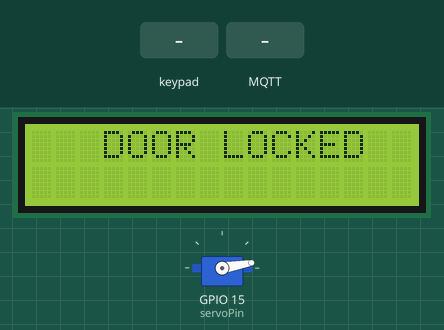
Bench run of a sketch on a simulated ESP32. Parts: servo, 16×2 character LCD. Inputs (shaded band) come from the test bench. WiFi joins after 1.5 s; servers stay silent unless stated; no MQTT or app messages arrive unless stated; what the sketch prints to the serial monitor is not drawn.

Above: at 4.8 s.
4.9 s: keypad keys 1 2 3 4 * pressed 0.4 s apart
At 7.3 s:
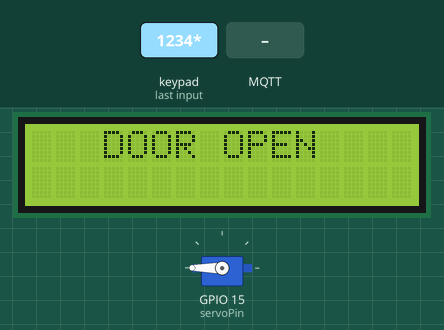
8.4 s: MQTT message "LOCK" arrives on the first subscribed topic
At 9.8 s:
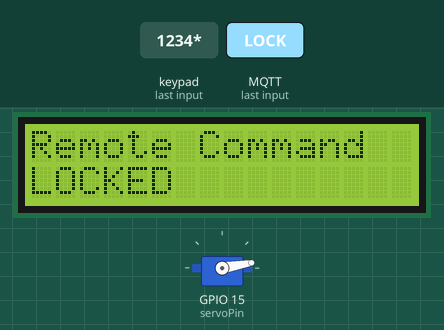
11.4 s: MQTT message "UNLOCK" arrives on the first subscribed topic
At 12.6 s:
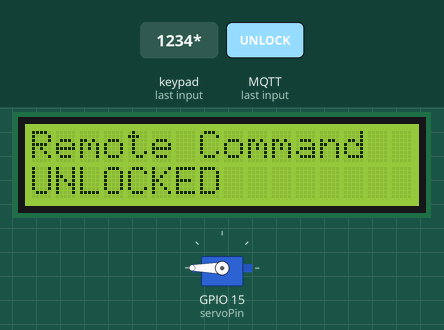
14.4 s: key '1' pressed
At 14.8 s:
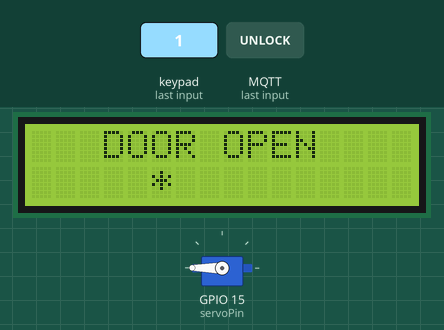
15.9 s: keypad keys 1 2 3 4 A pressed 0.4 s apart
At 18.6 s:
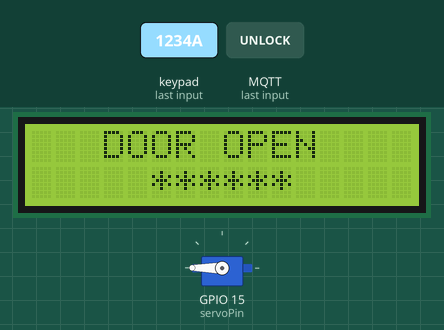
19.4 s: MQTT message "LOCK" arrives on the first subscribed topic
At 22.4 s:
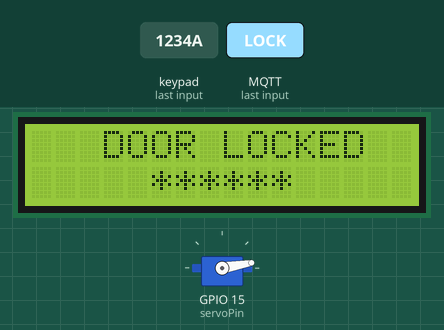
Timing chart, 0 to 23.4 s (numbered marks = the images above; inputs shaded):
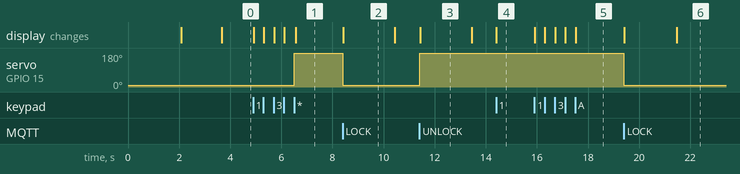

Measured:
- after the input at 4.9 s, servo on GPIO 15 (servoPin): 10° → 180° after 1.6 s; the display: first changes at once (image 1 shows a later state)
- after the input at 8.4 s, servo on GPIO 15 (servoPin): 180° → 10° at once; the display: changes at once (image 2)
- after the input at 11.4 s, servo on GPIO 15 (servoPin): 10° → 180° at once; the display: changes at once (image 3)
- after the input at 14.4 s, the display: changes at once (image 4)
- after the input at 15.9 s, the display: first changes at once (image 5 shows a later state)
- after the input at 19.4 s, servo on GPIO 15 (servoPin): 180° → 10° at once; the display: first changes at once (image 6 shows a later state)
- what the display in image 2 shows lasts 2.0 s, from 8.4 s to 10.4 s

The sketch:

sketch.ino
```cpp
#include <ESP32Servo.h>
#include <LiquidCrystal_I2C.h>
#include <Keypad.h>
#include <Password.h>
#include <WiFi.h>
#include <WiFiClientSecure.h>
#include <PubSubClient.h>

#define servoPin 15


const char* WIFI_SSID     = "Wokwi-GUEST";
const char* WIFI_PASSWORD = "";
// ── EMQX Cloud (MQTT over TLS) Configuration ────────────────────────
const char* MQTT_BROKER   = "url";
const int   MQTT_PORT     = 8883;
const char* TOPIC_STATUS  = "door/status";
const char* TOPIC_COMMAND = "door/command";


const char* MQTT_USER = "username";
const char* MQTT_PASS = "password";

WiFiClientSecure wifiClient;
PubSubClient     mqttClient(wifiClient);

Servo servo;
LiquidCrystal_I2C lcd(0x27, 16, 2);

const byte ROWS = 4, COLS = 4;
char keys[ROWS][COLS] = {
  {'1','2','3','A'},
  {'4','5','6','B'},
  {'7','8','9','C'},
  {'*','0','#','D'}
};
byte rowPins[ROWS] = {23,19,18,5};
byte colPins[COLS]  = {17,16,4,2};
Keypad keypad = Keypad(makeKeymap(keys), rowPins, colPins, ROWS, COLS);

bool     isDoorLocked          = true;
// ATTENTION: Le mot de passe "1234" est codé en dur. Implémentez un mécanisme pour le changer
// et le stocker de manière sécurisée (NVS) pour la production.
Password password              = Password("1234");
byte     maxPasswordLength     = 6;
byte     currentPasswordLength = 0;

// ── Variables pour la gestion non bloquante ────────────────────────
unsigned long lastReconnectAttempt = 0;
const unsigned long RECONNECT_INTERVAL = 5000; // 5 secondes entre chaque tentative de reconnexion MQTT

unsigned long lastKeypadReadTime = 0;
const unsigned long KEYPAD_DEBOUNCE_DELAY = 150; // Délai anti-rebond pour le clavier

unsigned long messageDisplayStartTime = 0;
bool isDisplayingMessage = false;
const unsigned long MESSAGE_DISPLAY_DURATION = 2000; // Durée d'affichage des messages LCD

// ── Prototypes ────────────────────────────────────────
void connectWiFi();
bool reconnectMQTT();
void publishStatus();
void mqttCallback(char*, byte*, unsigned int);
void processNumberKey(char);
void handleDoorToggle();
void resetPassword();
void displayMessage(const char*, const char*);
void updateLCDStatus(); // Nouvelle fonction pour mettre à jour l'état de la porte sur l'LCD

// ─────────────────────────────────────────────────────
void setup() {
  Serial.begin(115200);
  servo.attach(servoPin);
  servo.write(10); // Assure que la porte est verrouillée au démarrage
  lcd.init();
  lcd.backlight();
  lcd.setCursor(0,0); lcd.print("Door LOCK System");
  delay(MESSAGE_DISPLAY_DURATION); // Délai initial bloquant acceptable au démarrage
  lcd.clear();

  connectWiFi();

  wifiClient.setInsecure();

  mqttClient.setServer(MQTT_BROKER, MQTT_PORT);
  mqttClient.setCallback(mqttCallback);
  mqttClient.setBufferSize(512);
  mqttClient.setKeepAlive(60); // Augmente le Keep-Alive à 60 secondes pour plus de tolérance

  // Première tentative de connexion MQTT (non bloquante)
  reconnectMQTT();
}

// ─────────────────────────────────────────────────────
void loop() {
  // ── Gestion connexion MQTT non bloquante ──
  if (!mqttClient.connected()) {
    unsigned long now = millis();
    if (now - lastReconnectAttempt >= RECONNECT_INTERVAL) {
      lastReconnectAttempt = now;
      // Tente de se reconnecter, si réussi, met à jour le timer
      if (reconnectMQTT()) {
        lastReconnectAttempt = millis(); // Met à jour pour respecter l'intervalle
      }
    }
  } else {
    mqttClient.loop(); // Maintien de la connexion MQTT et traitement des messages
  }

  // ── Gestion de l'affichage des messages LCD non bloquant ──
  if (isDisplayingMessage && (millis() - messageDisplayStartTime >= MESSAGE_DISPLAY_DURATION)) {
    lcd.clear();
    isDisplayingMessage = false;
    updateLCDStatus(); // Met à jour l'affichage avec l'état de la porte après le message
  }

  // ── Mise à jour de l'état de la porte sur l'LCD (si aucun message n'est affiché) ──
  if (!isDisplayingMessage) {
    updateLCDStatus();
  }

  // ── Lecture clavier non bloquante ──
  unsigned long now = millis();
  if (now - lastKeypadReadTime >= KEYPAD_DEBOUNCE_DELAY) {
    char key = keypad.getKey();
    if (key != NO_KEY) {
      lastKeypadReadTime = now; // Réinitialise le timer après une lecture de touche
      if      (key == '#') resetPassword();
      else if (key == '*') handleDoorToggle();
      else                 processNumberKey(key);
    }
  }
}

// ─────────────────────────────────────────────────────
void connectWiFi() {
  Serial.print("Connexion WiFi");
  WiFi.begin(WIFI_SSID, WIFI_PASSWORD);
  while (WiFi.status() != WL_CONNECTED) {
    delay(500);
    Serial.print(".");
  }
  Serial.println("\nWiFi connecté : " + WiFi.localIP().toString());
}

// ─────────────────────────────────────────────────────
bool reconnectMQTT() {
  Serial.print("Tentative connexion MQTT... ");
  // Générer un Client ID unique pour éviter les conflits si plusieurs appareils utilisent le même code
  String clientId = "ESP32_DoorLock-";
  clientId += String(WiFi.macAddress()); // Utilise l'adresse MAC pour un ID unique

  if (mqttClient.connect(clientId.c_str(), MQTT_USER, MQTT_PASS)) {
    Serial.println("Connecté !");
    mqttClient.subscribe(TOPIC_COMMAND);
    publishStatus();
    return true;
  }
  Serial.printf("Échec — état broker : %d\n", mqttClient.state());
  return false;
}

// ─────────────────────────────────────────────────────
void publishStatus() {
  const char* msg = isDoorLocked ? "LOCKED" : "UNLOCKED";
  mqttClient.publish(TOPIC_STATUS, msg, true);  // retained = true
  Serial.printf("Publié [%s] : %s\n", TOPIC_STATUS, msg);
}

// ─────────────────────────────────────────────────────
void mqttCallback(char* topic, byte* payload, unsigned int length) {
  String msg = "";
  for (unsigned int i = 0; i < length; i++) msg += (char)payload[i];

  Serial.printf("Message reçu [%s] : %s\n", topic, msg.c_str());

  if (String(topic) == TOPIC_COMMAND) {
    if (msg == "UNLOCK" && isDoorLocked) {
      isDoorLocked = false;
      servo.write(180);
      displayMessage("Remote Command", "UNLOCKED");
      publishStatus();
    } else if (msg == "LOCK" && !isDoorLocked) {
      isDoorLocked = true;
      servo.write(10);
      displayMessage("Remote Command", "LOCKED");
      publishStatus();
    }
  }
}

// ─────────────────────────────────────────────────────
void processNumberKey(char key) {
  if (currentPasswordLength < maxPasswordLength) {
    lcd.setCursor(currentPasswordLength + 5, 1);
    lcd.print("*");
    password.append(key);
    currentPasswordLength++;
  }
}

void handleDoorToggle() {
  if (password.evaluate()) {
    isDoorLocked = !isDoorLocked;
    isDoorLocked ? servo.write(10) : servo.write(180);
    isDoorLocked ? displayMessage("Password Correct", "LOCKED")
                 : displayMessage("Password Correct", "UNLOCKED");
    publishStatus();
  } else {
    displayMessage("Wrong Password", "Try Again");
  }
  resetPassword();
}

void resetPassword() {
  password.reset();
  currentPasswordLength = 0;
  lcd.clear();
  lcd.setCursor(0, 0);
  updateLCDStatus(); // Met à jour l'affichage après la réinitialisation
}

void displayMessage(const char* l1, const char* l2) {
  lcd.clear();
  lcd.setCursor(0, 0); lcd.print(l1);
  lcd.setCursor(0, 1); lcd.print(l2);
  messageDisplayStartTime = millis();
  isDisplayingMessage = true;
}

void updateLCDStatus() {
  lcd.setCursor(3, 0);
  isDoorLocked ? lcd.print("DOOR LOCKED") : lcd.print("DOOR OPEN  ");
  // Affiche les astérisques du mot de passe si en cours de saisie
  if (currentPasswordLength > 0) {
    lcd.setCursor(5, 1);
    for (byte i = 0; i < currentPasswordLength; i++) {
      lcd.print("*");
    }
    // Efface les caractères restants si le mot de passe est plus court que maxPasswordLength
    for (byte i = currentPasswordLength; i < maxPasswordLength; i++) {
      lcd.print(" ");
    }
  } else {
    // Efface la ligne du mot de passe si aucun mot de passe n'est saisi
    lcd.setCursor(0, 1);
    lcd.print("                ");
  }
}
```
